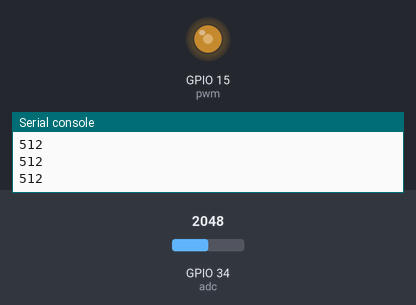
Recording of a program running on a simulated ESP32 board running MicroPython. Parts: output pins drawn as LEDs (lit = HIGH), the last lines printed to the serial console. Inputs (shaded band) come from the test bench; at power-on: GPIO 34 (adc) = 2048 (analog values on the 0–4095 scale).

Above: at 1.2 s.
1.3 s: GPIO 34 (adc) set to 2866
At 2.5 s:
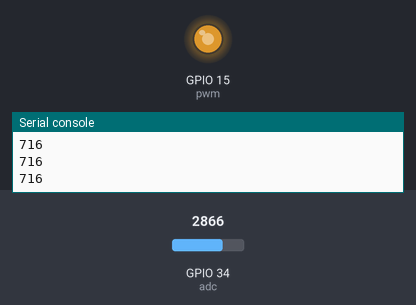
2.8 s: GPIO 34 (adc) set to 3603
At 3.8 s:
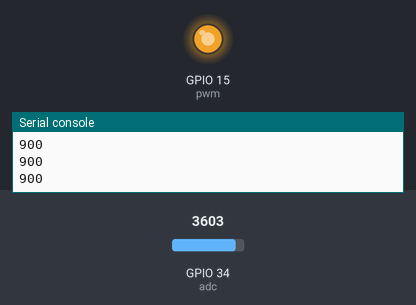
4.3 s: GPIO 34 (adc) set to 491
At 5.0 s:
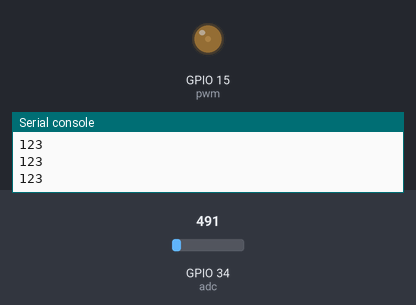
5.8 s: GPIO 34 (adc) set to 0
At 6.3 s:
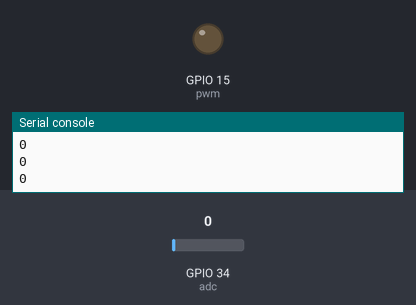
Timing chart, 0 to 8.3 s (numbered marks = the images above; inputs shaded):
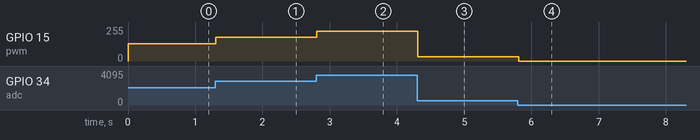

Measured:
- after the input at 1.3 s, GPIO 15 (pwm): 128/255 → 178/255 at once
- after the input at 2.8 s, GPIO 15 (pwm): 178/255 → 224/255 at once
- after the input at 4.3 s, GPIO 15 (pwm): 224/255 → 31/255 at once
- after the input at 5.8 s, GPIO 15 (pwm): 31/255 → 0/255 at once

The program:

lesson_50_adjust_the_light.py
```python
from machine import Pin,PWM,ADC
import time

pwm =PWM(Pin(15,Pin.OUT),1000)
adc=ADC(Pin(34))
adc.atten(ADC.ATTN_11DB)
adc.width(ADC.WIDTH_10BIT)

try:
    while True:
        adcValue=adc.read()
        pwm.duty(adcValue)
        print(adc.read())
        time.sleep_ms(100)
except:
    pwm.deinit()
```
